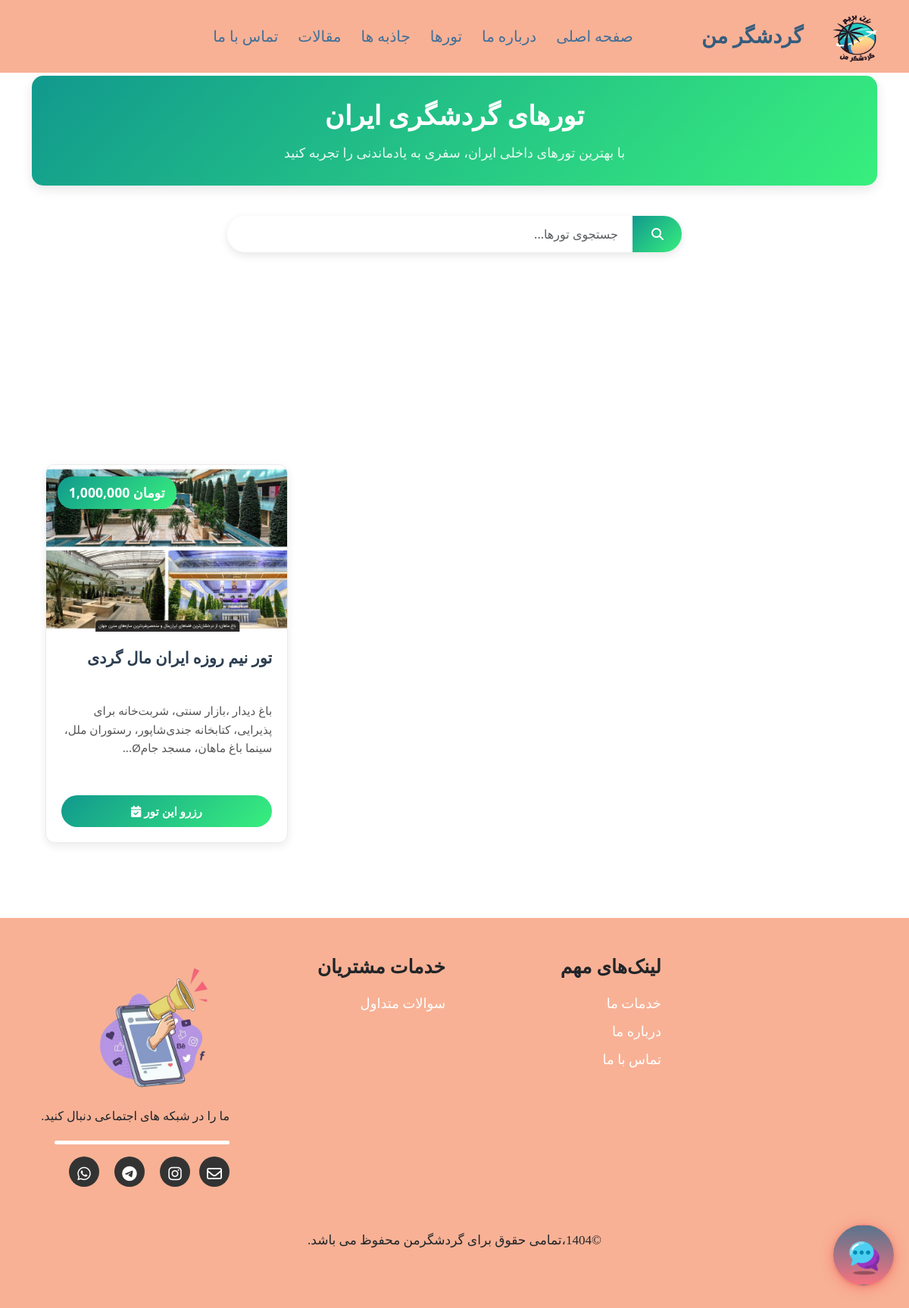
Page /pages/tours.php on the earlier database version.
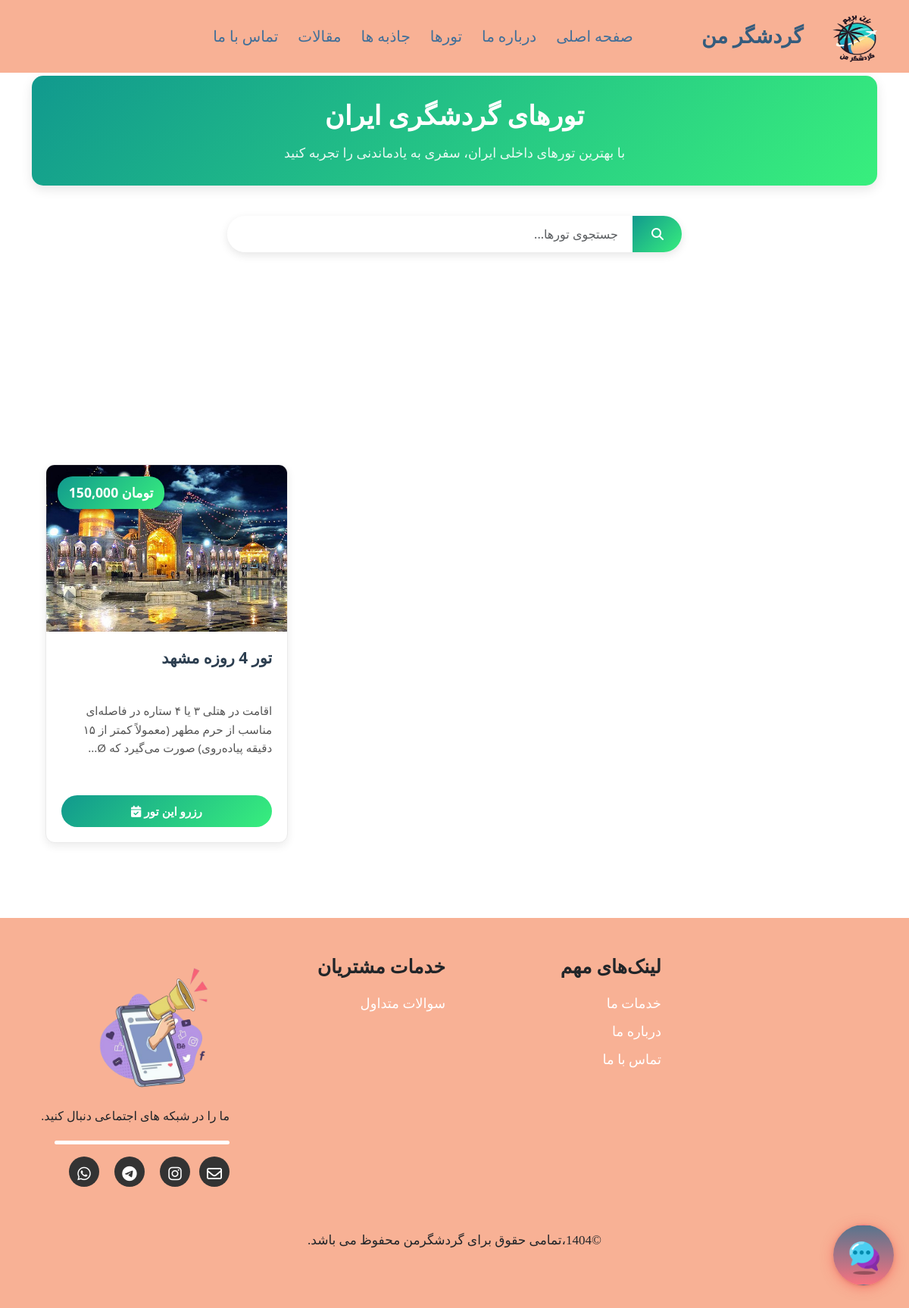
Same page on the later database version.
### tables this page shows
CREATE TABLE `tours` (
  `t_id` int(11) NOT NULL,
  `title` varchar(100) NOT NULL,
  `description` text NOT NULL,
  `image_path` varchar(255) DEFAULT NULL,
  `price` varchar(100) NOT NULL,
  `updated_at` datetime DEFAULT NULL
);

### pages/tours.php (the view, shortened to what this page needs)
<!DOCTYPE html>
<html lang="en">
<head>
    <link rel="stylesheet" href="../css/bootstrap.min.css">
    <link rel="stylesheet" href="../css/bootstrap.rtl.min.css">
    <link rel="stylesheet" href="https://cdnjs.cloudflare.com/ajax/libs/font-awesome/6.5.0/css/all.min.css">
    <link rel="stylesheet" href="../css/style.css">
</head>
</head>
<body class="rtl" >
  <nav class="navbar navbar-expand-lg fixed-top">
      <div class="container-fluid">
        <a  class="navbar-brand">
          <img src="../images/icon33.png" alt="گردشگر من" width="80" height="70">
        </a>
        <a class="navbar-brand" >  گردشگر من </a>
        <div class="collapse navbar-collapse" id="navbarSupportedContent">
          <ul class="navbar-nav me-auto mb-2 mb-lg-0">
            <li class="nav-item ">
              <a class="nav-link "  href="../index.php">صفحه اصلی</a>
            </li>
            <li class="nav-item">
              <a class="nav-link" href="../pages/about-us.html">درباره ما</a>
            </li>
            <li class="nav-item ">
              <a class="nav-link "  href="../pages/tours.php">تورها </a>
            </li>
            <li class="nav-item">
              <a class="nav-link" href="../pages/jazebe.php">  جاذبه ها</a>
            </li>
            <li class="nav-item">
              <a class="nav-link" href="../pages/article.html"> مقالات </a>
            </li>
            <li class="nav-item">
              <a class="nav-link" href="../pages/contact.html"> تماس با ما</a>
            </li>
          </ul>
        </div>
      </div>
    </nav>
    <div class="container tours-container">
        <div class="page-header">
            <h1>تورهای گردشگری ایران</h1>
            <p>با بهترین تورهای داخلی ایران، سفری به یادماندنی را تجربه کنید</p>
        </div>
        <div class="search-box">
            <div class="input-group">
                <input type="text" class="form-control" id="search-input" placeholder="...جستجوی تورها">
                <button class="btn btn-primary" id="search-btn">
                    <i class="fas fa-search"></i>
                </button>
            </div>
        </div>
        <div class="row" id="tours-list">
            <?php
            $servername = "localhost";
            $username = "root";
            $password = "";
            $dbname = "my_tourist_db";
            $conn = new mysqli($servername, $username, $password, $dbname);
            $conn->set_charset("utf8");
            $sql = "SELECT * FROM tours ORDER BY `t_id` DESC";
            $result = $conn->query($sql);
            if ($result && $result->num_rows > 0) {
                while($row = $result->fetch_assoc()) {
                    $title = isset($row['title']) ? htmlspecialchars($row['title']) : 'بدون عنوان';
                    $description = isset($row['description']) ? htmlspecialchars($row['description']) : '';
                    $price = isset($row['price']) ? number_format($row['price']) : '0';
                    $image_path = isset($row['image_path']) ? $row['image_path'] : '';
                    $id = isset($row['t_id']) ? $row['t_id'] : 0;
                    $short_desc = strlen($description) > 200 ?
                        substr($description, 0, 200) . "..." :
                        $description;
                    echo '
                    <div class="col-lg-4 col-md-6 mb-4 tour-item">
                        <div class="card tour-card">
                            <div class="tour-img-container">';
                    if (!empty($image_path) && file_exists("../" . $image_path)) {
                        echo '<img src="../' . $image_path . '" class="tour-img" alt="' . $title . '" onerror="this.onerror=null; this.src=\'../images/default-tour.jpg\';">';
                    } else {
                        echo '<div class="no-image">
                                <i class="fas fa-suitcase-rolling"></i>
                                <span>بدون تصویر</span>
                              </div>';
                    }
                    echo '<div class="price-badge">' . $price . ' تومان</div>';
                    echo '
                            </div>
                            <div class="tour-body">
                                <h3 class="tour-title" title="' . $title . '">' . $title . '</h3>
                                <div class="tour-description truncate" title="' . $description . '">' . $short_desc . '</div>
                                <a href="reserve-tour.php?id=' . $id . '" class="reserve-btn">
                                    <i class="fas fa-calendar-check"></i> رزرو این تور
                                </a>';
                    echo '
                            </div>
                        </div>
                    </div>';
                }
            }
            ?>
        </div>
    </div>
 <div id="chat-circle" class="btn btn-raised">
  <img class="chat-circle_robot" src="../images/chat.png" >
</div>
<footer>
  <div class="container">
    <div class="row">
      <div class="col-md-3">
        <ul class="list-inline">
          <img src="../images/socialmedia.png" height="200px" width="200px">
          <p class="follow-us"> .ما را در شبکه های اجتماعی دنبال کنید</p>
          <hr class="follow-us-line">
          <li class="list-inline-item"><a  class="social-icon"><i class="fab  fa-whatsapp fa-lg"></i></a></li>
          <li class="list-inline-item"><a  class="social-icon"><i class="fab  fa-telegram fa-lg"></i></a></li>
          <li class="list-inline-item"><a  class="social-icon"><i class="fab fa-instagram fa-lg"></i></a></li>
          <li class="list-inline-item"><a  class="social-icon email-icon"><i class="far fa-envelope fa-lg"></i></a></li>
        </ul>
      </div>
      <div class="col-md-3 mb-3 ">
        <h5>  خدمات مشتریان</h5>
        <ul class="list-unstyled">
        <li><a href="../pages/FAQ.html"> سوالات متداول</a></li>
      </ul>
      </div>
      <div class="col-md-3 mb-3 ">
        <h5 >لینک‌های مهم</h5>
        <ul class="list-unstyled">
          <li><a href="../index.html#services-section">خدمات ما </a></li>
          <li><a href="../pages/about-us.html"> درباره ما </a></li>
          <li><a href="../pages/contact.html"> تماس با ما </a></li>
        </ul>
      </div>
    </div>
    <div class="row mt-5">
      <div class="col-md-12 text-center">
        <p ><span dir="auto">&copy;1404،تمامی حقوق برای گردشگرمن محفوظ می باشد. </p></span>
      </div>
    </div>
  </div>
</footer>
</body>
</html>

### css/style.css (style rules this page uses)
body { overflow-x: hidden; }
.navbar { display: inline-block; direction: rtl; text-align: right; background-color: #f8b195; }
.navbar-nav .nav-item { padding: 5px ; font-family: "W_aban"; font-size: 20px; }
.navbar-nav .nav-link { color: #406f99; }
.navbar-brand { font-family: "B Morvarid"; font-size: 27px; color: #355C7D ; font-weight: bold; animation: blink 3s infinite; }
footer { font-family: "b nazanin"; background-color: #f8b195; padding: 50px 0; text-align: right; }
footer h5 { font-size: 25px; font-weight: bold; margin-bottom: 20px; }
footer p { font-size: 17px; }
footer ul { list-style: none; padding: 0; margin: 0; }
footer ul li { margin-bottom: 10px; }
footer ul li a { color: #fff; text-decoration: none; }
.social-icon { display: inline-block; width: 40px; height: 40px; line-height: 45px; text-align: center; border-radius: 50%; color: #fff; background-color: #333333; transition: all 0.3s ease; }
.list-unstyled a { font-size: 18px; }
.follow-us { font-size: 16px; line-height: 24px; margin-bottom: 20px; position: relative; }
.follow-us-line { margin-left: 30px; opacity: 1; color: white; border-width: 5px; border-radius: 20px; }
.card { background: #fff; color: #333; margin: 15rem auto; width: 90%; max-width: 50rem; min-height: 30rem; border-radius: 2rem; }
.chat-circle_robot { display: block; align-items: center; }
#chat-circle, .chat-box-welcome__header, .chat-box-header, .chat-msg.bot>.msg-avatar { background-image: linear-gradient( #57748d, #f67280); }
#chat-circle { position: fixed; bottom: 30px; right: 20px; width: 80px; height: 80px; border-radius: 50%; color: white; padding: 15px; cursor: pointer; box-shadow: 0px 3px 16px 0px rgba(246, 72, 72, 0.5), 0 3px 1px -2px rgba(246, 72, 72, 0.2), 0 1px 5px 0 rgba(0, 0, 0, 0.12); }
.chat-circle_robot { height: 50px; }
.page-header { text-align: center; margin-bottom: 40px; padding: 30px 20px; background: linear-gradient(135deg, #4b6cb7 0%, #182848 100%); border-radius: 15px; color: white; box-shadow: 0 5px 15px rgba(0,0,0,0.1); }
.page-header h1 { font-size: 2.2rem; margin-bottom: 15px; font-weight: bold; }
.page-header p { font-size: 1.1rem; opacity: 0.9; max-width: 700px; margin: 0 auto; line-height: 1.6; }
.search-box { max-width: 600px; margin: 30px auto 40px; }
.search-box .input-group { box-shadow: 0 4px 12px rgba(0,0,0,0.1); border-radius: 30px; overflow: hidden; }
.search-box .form-control { text-align: right; border: none; padding: 12px 20px; font-size: 1rem; }
.search-box .btn { padding: 12px 25px; background: linear-gradient(135deg, #4b6cb7 0%, #182848 100%); border: none; border-radius: 0 30px 30px 0; }
.row { margin-bottom: 10px; }

Differences in the rows shown:
removed tours: image_path (picture), price "1,000,000", title "تور نیم روزه ایران مال گردی", description "باغ دیدار ،بازار سنتی، شربت‌خانه برای پذیرایی، کتابخانه جندی‌شاپور، رستوران ملل، سینما باغ ماهان، مسجد جامØ..."
added tours: image_path (picture), price "150,000", title "تور 4 روزه مشهد", description "اقامت در هتلی ۳ یا ۴ ستاره در فاصله‌ای مناسب از حرم مطهر (معمولاً کمتر از ۱۵ دقیقه پیاده‌روی) صورت می‌گیرد که Ø..."
